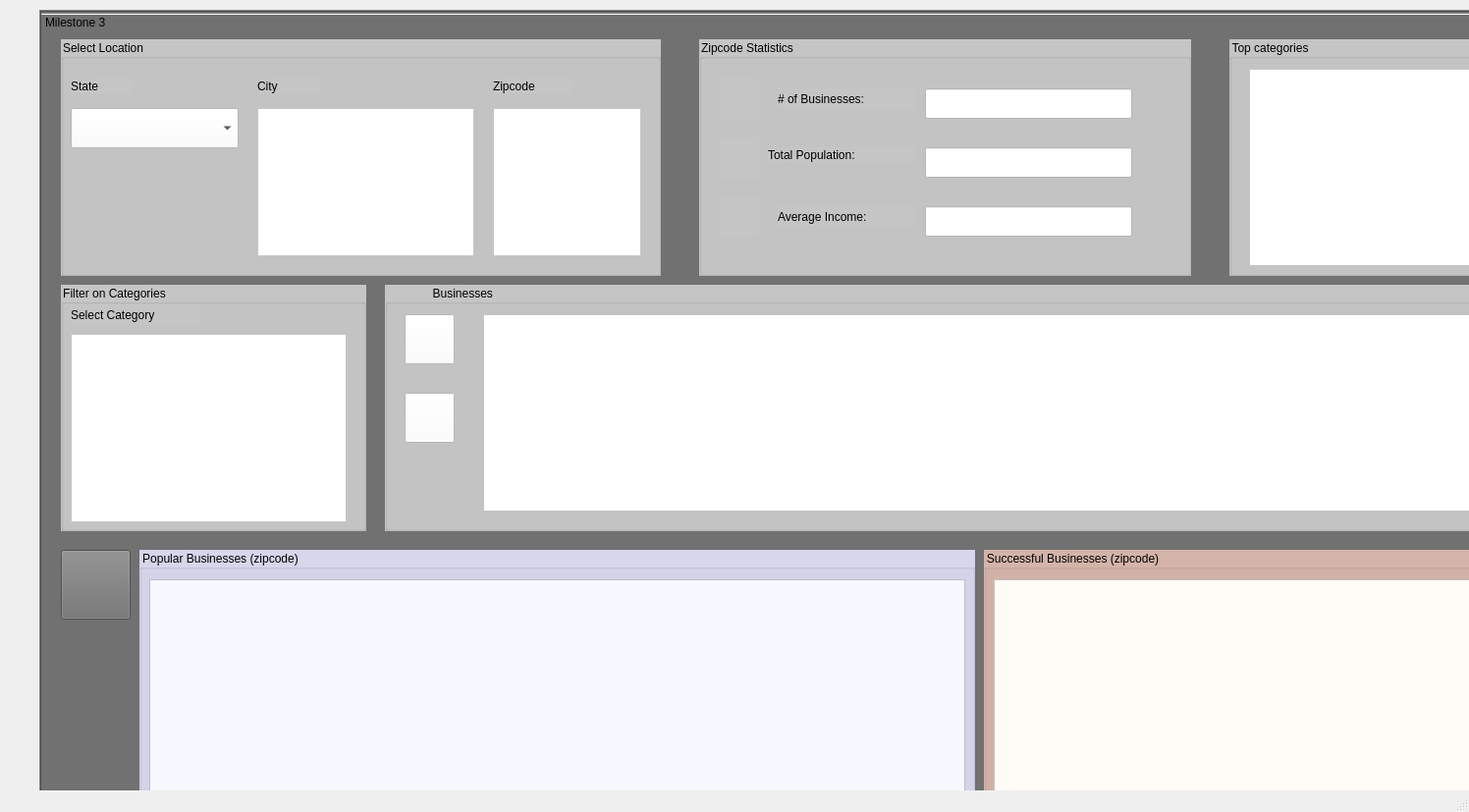
<?xml version="1.0" encoding="UTF-8"?>
<ui version="4.0">
 <class>MainWindow</class>
 <widget class="QMainWindow" name="MainWindow">
  <property name="geometry">
   <rect>
    <x>0</x>
    <y>0</y>
    <width>1496</width>
    <height>827</height>
   </rect>
  </property>
  <property name="windowTitle">
   <string>MainWindow</string>
  </property>
  <widget class="QWidget" name="centralwidget">
   <widget class="QToolBox" name="toolBox">
    <property name="geometry">
     <rect>
      <x>40</x>
      <y>10</y>
      <width>1731</width>
      <height>931</height>
     </rect>
    </property>
    <property name="styleSheet">
     <string notr="true">font: 63 12pt &quot;Lucida Sans&quot;;

background-color: rgb(112, 113, 112);
color: rgb(0, 0, 0);

</string>
    </property>
    <property name="frameShape">
     <enum>QFrame::Box</enum>
    </property>
    <property name="frameShadow">
     <enum>QFrame::Raised</enum>
    </property>
    <property name="currentIndex">
     <number>0</number>
    </property>
    <widget class="QWidget" name="page">
     <property name="geometry">
      <rect>
       <x>0</x>
       <y>0</y>
       <width>1727</width>
       <height>898</height>
      </rect>
     </property>
     <attribute name="label">
      <string>Milestone 3</string>
     </attribute>
     <widget class="QGroupBox" name="groupBox">
      <property name="geometry">
       <rect>
        <x>20</x>
        <y>0</y>
        <width>611</width>
        <height>241</height>
       </rect>
      </property>
      <property name="styleSheet">
       <string notr="true">font: 11pt &quot;Lucida Sans&quot;;
background-color: rgb(197, 197, 197);</string>
      </property>
      <property name="title">
       <string>Select Location</string>
      </property>
      <widget class="QComboBox" name="stateList">
       <property name="geometry">
        <rect>
         <x>10</x>
         <y>70</y>
         <width>171</width>
         <height>41</height>
        </rect>
       </property>
       <property name="cursor">
        <cursorShape>ArrowCursor</cursorShape>
       </property>
       <property name="styleSheet">
        <string notr="true">background-color: rgb(255, 255, 255);</string>
       </property>
      </widget>
      <widget class="QLabel" name="label_2">
       <property name="geometry">
        <rect>
         <x>200</x>
         <y>40</y>
         <width>64</width>
         <height>16</height>
        </rect>
       </property>
       <property name="styleSheet">
        <string notr="true">font: 10pt &quot;Lucida Sans&quot;;</string>
       </property>
       <property name="text">
        <string>City</string>
       </property>
      </widget>
      <widget class="QLabel" name="label_8">
       <property name="geometry">
        <rect>
         <x>10</x>
         <y>40</y>
         <width>64</width>
         <height>16</height>
        </rect>
       </property>
       <property name="styleSheet">
        <string notr="true">font: 10pt &quot;Lucida Sans&quot;;</string>
       </property>
       <property name="text">
        <string>State</string>
       </property>
      </widget>
      <widget class="QLabel" name="label_3">
       <property name="geometry">
        <rect>
         <x>440</x>
         <y>40</y>
         <width>81</width>
         <height>16</height>
        </rect>
       </property>
       <property name="styleSheet">
        <string notr="true">font: 10pt &quot;Lucida Sans&quot;;</string>
       </property>
       <property name="text">
        <string>Zipcode</string>
       </property>
      </widget>
      <widget class="QListWidget" name="cityList">
       <property name="geometry">
        <rect>
         <x>200</x>
         <y>70</y>
         <width>221</width>
         <height>151</height>
        </rect>
       </property>
       <property name="styleSheet">
        <string notr="true">background-color: rgb(255, 255, 255);</string>
       </property>
      </widget>
      <widget class="QListWidget" name="zipList">
       <property name="geometry">
        <rect>
         <x>440</x>
         <y>70</y>
         <width>151</width>
         <height>151</height>
        </rect>
       </property>
       <property name="styleSheet">
        <string notr="true">background-color: rgb(255, 255, 255);</string>
       </property>
      </widget>
     </widget>
     <widget class="QGroupBox" name="groupBox_2">
      <property name="geometry">
       <rect>
        <x>670</x>
        <y>0</y>
        <width>501</width>
        <height>241</height>
       </rect>
      </property>
      <property name="styleSheet">
       <string notr="true">font: 11pt &quot;Lucida Sans&quot;;
background-color: rgb(197, 197, 197);</string>
      </property>
      <property name="title">
       <string>Zipcode Statistics</string>
      </property>
      <widget class="QLabel" name="label_4">
       <property name="geometry">
        <rect>
         <x>80</x>
         <y>50</y>
         <width>141</width>
         <height>21</height>
        </rect>
       </property>
       <property name="styleSheet">
        <string notr="true">font: 10pt &quot;Lucida Sans&quot;;</string>
       </property>
       <property name="text">
        <string># of Businesses:</string>
       </property>
      </widget>
      <widget class="QLabel" name="label_5">
       <property name="geometry">
        <rect>
         <x>70</x>
         <y>110</y>
         <width>151</width>
         <height>16</height>
        </rect>
       </property>
       <property name="styleSheet">
        <string notr="true">font: 10pt &quot;Lucida Sans&quot;;</string>
       </property>
       <property name="text">
        <string>Total Population:</string>
       </property>
      </widget>
      <widget class="QLabel" name="label_6">
       <property name="geometry">
        <rect>
         <x>80</x>
         <y>170</y>
         <width>141</width>
         <height>21</height>
        </rect>
       </property>
       <property name="styleSheet">
        <string notr="true">font: 10pt &quot;Lucida Sans&quot;;</string>
       </property>
       <property name="text">
        <string>Average Income:</string>
       </property>
      </widget>
      <widget class="QLineEdit" name="businessesLine">
       <property name="geometry">
        <rect>
         <x>230</x>
         <y>50</y>
         <width>211</width>
         <height>31</height>
        </rect>
       </property>
       <property name="styleSheet">
        <string notr="true">background-color: rgb(255, 255, 255);</string>
       </property>
       <property name="readOnly">
        <bool>true</bool>
       </property>
       <property name="clearButtonEnabled">
        <bool>false</bool>
       </property>
      </widget>
      <widget class="QLineEdit" name="populationLine">
       <property name="geometry">
        <rect>
         <x>230</x>
         <y>110</y>
         <width>211</width>
         <height>31</height>
        </rect>
       </property>
       <property name="styleSheet">
        <string notr="true">background-color: rgb(255, 255, 255);</string>
       </property>
       <property name="readOnly">
        <bool>true</bool>
       </property>
      </widget>
      <widget class="QLineEdit" name="incomeLine">
       <property name="geometry">
        <rect>
         <x>230</x>
         <y>170</y>
         <width>211</width>
         <height>31</height>
        </rect>
       </property>
       <property name="styleSheet">
        <string notr="true">background-color: rgb(255, 255, 255);</string>
       </property>
       <property name="readOnly">
        <bool>true</bool>
       </property>
      </widget>
      <widget class="QLabel" name="totalBSlabel">
       <property name="geometry">
        <rect>
         <x>20</x>
         <y>40</y>
         <width>41</width>
         <height>41</height>
        </rect>
       </property>
       <property name="styleSheet">
        <string notr="true">border-image:url(&quot;/Users/namjunlee/Documents/GitHub/DatabaseSystem/Project/NamJunLee_milestone3/picture/stat.jpg&quot;);</string>
       </property>
       <property name="text">
        <string/>
       </property>
       <property name="textFormat">
        <enum>Qt::AutoText</enum>
       </property>
       <property name="pixmap">
        <pixmap>../picture/stat.png</pixmap>
       </property>
       <property name="scaledContents">
        <bool>true</bool>
       </property>
      </widget>
      <widget class="QLabel" name="totalPPlabel">
       <property name="geometry">
        <rect>
         <x>20</x>
         <y>100</y>
         <width>41</width>
         <height>41</height>
        </rect>
       </property>
       <property name="styleSheet">
        <string notr="true">border-image:url(&quot;C://Users//namej//Desktop//NamJunLee_milestone3//picture//population.jpg&quot;);</string>
       </property>
       <property name="text">
        <string/>
       </property>
       <property name="pixmap">
        <pixmap>../picture/population.png</pixmap>
       </property>
       <property name="scaledContents">
        <bool>true</bool>
       </property>
      </widget>
      <widget class="QLabel" name="avgLabel">
       <property name="geometry">
        <rect>
         <x>20</x>
         <y>160</y>
         <width>41</width>
         <height>41</height>
        </rect>
       </property>
       <property name="styleSheet">
        <string notr="true">border-image:url(&quot;C://Users//namej//Desktop//NamJunLee_milestone3//picture//income.png&quot;);</string>
       </property>
       <property name="text">
        <string/>
       </property>
       <property name="pixmap">
        <pixmap>../picture/income.png</pixmap>
       </property>
       <property name="scaledContents">
        <bool>true</bool>
       </property>
      </widget>
     </widget>
     <widget class="QGroupBox" name="groupBox_3">
      <property name="geometry">
       <rect>
        <x>1210</x>
        <y>0</y>
        <width>491</width>
        <height>241</height>
       </rect>
      </property>
      <property name="styleSheet">
       <string notr="true">font: 11pt &quot;Lucida Sans&quot;;
background-color: rgb(197, 197, 197);</string>
      </property>
      <property name="title">
       <string>Top categories</string>
      </property>
      <widget class="QTableWidget" name="categoriesTable">
       <property name="geometry">
        <rect>
         <x>20</x>
         <y>30</y>
         <width>451</width>
         <height>201</height>
        </rect>
       </property>
       <property name="styleSheet">
        <string notr="true">background-color: rgb(255, 255, 255);</string>
       </property>
      </widget>
     </widget>
     <widget class="QGroupBox" name="groupBox_4">
      <property name="geometry">
       <rect>
        <x>20</x>
        <y>250</y>
        <width>311</width>
        <height>251</height>
       </rect>
      </property>
      <property name="styleSheet">
       <string notr="true">font: 11pt &quot;Lucida Sans&quot;;
background-color: rgb(197, 197, 197);</string>
      </property>
      <property name="title">
       <string>Filter on Categories</string>
      </property>
      <widget class="QLabel" name="label_7">
       <property name="geometry">
        <rect>
         <x>10</x>
         <y>20</y>
         <width>131</width>
         <height>21</height>
        </rect>
       </property>
       <property name="styleSheet">
        <string notr="true">font: 10pt &quot;Lucida Sans&quot;;</string>
       </property>
       <property name="text">
        <string>Select Category</string>
       </property>
      </widget>
      <widget class="QListWidget" name="categoriesList">
       <property name="geometry">
        <rect>
         <x>10</x>
         <y>50</y>
         <width>281</width>
         <height>192</height>
        </rect>
       </property>
       <property name="styleSheet">
        <string notr="true">background-color: rgb(255, 255, 255);</string>
       </property>
      </widget>
     </widget>
     <widget class="QGroupBox" name="groupBox_5">
      <property name="geometry">
       <rect>
        <x>350</x>
        <y>250</y>
        <width>1351</width>
        <height>251</height>
       </rect>
      </property>
      <property name="layoutDirection">
       <enum>Qt::LeftToRight</enum>
      </property>
      <property name="styleSheet">
       <string notr="true">font: 11pt &quot;Lucida Sans&quot;;
background-color: rgb(197, 197, 197);
</string>
      </property>
      <property name="title">
       <string>              Businesses</string>
      </property>
      <widget class="QTableWidget" name="businessTable">
       <property name="geometry">
        <rect>
         <x>100</x>
         <y>30</y>
         <width>1231</width>
         <height>201</height>
        </rect>
       </property>
       <property name="styleSheet">
        <string notr="true">background-color: rgb(255, 255, 255);</string>
       </property>
      </widget>
      <widget class="QPushButton" name="searchButton">
       <property name="geometry">
        <rect>
         <x>20</x>
         <y>30</y>
         <width>51</width>
         <height>51</height>
        </rect>
       </property>
       <property name="styleSheet">
        <string notr="true">background-color: rgb(255, 255, 255);</string>
       </property>
       <property name="text">
        <string/>
       </property>
       <property name="icon">
        <iconset>
         <normalon>../picture/search.png</normalon>
        </iconset>
       </property>
       <property name="iconSize">
        <size>
         <width>41</width>
         <height>41</height>
        </size>
       </property>
      </widget>
      <widget class="QPushButton" name="clearButton">
       <property name="geometry">
        <rect>
         <x>20</x>
         <y>110</y>
         <width>51</width>
         <height>51</height>
        </rect>
       </property>
       <property name="styleSheet">
        <string notr="true">border-image:url(&quot;C://Users//namej//Desktop//NamJunLee_milestone3//picture//clean.png&quot;);
background-color: rgb(255, 255, 255);
</string>
       </property>
       <property name="text">
        <string/>
       </property>
       <property name="icon">
        <iconset>
         <normalon>../picture/clean.png</normalon>
        </iconset>
       </property>
       <property name="iconSize">
        <size>
         <width>51</width>
         <height>51</height>
        </size>
       </property>
      </widget>
     </widget>
     <widget class="QGroupBox" name="groupBox_6">
      <property name="geometry">
       <rect>
        <x>100</x>
        <y>520</y>
        <width>851</width>
        <height>341</height>
       </rect>
      </property>
      <property name="styleSheet">
       <string notr="true">font: 11pt &quot;Lucida Sans&quot;;
background-color: rgb(214, 214, 236);</string>
      </property>
      <property name="title">
       <string>Popular Businesses (zipcode)</string>
      </property>
      <widget class="QTableWidget" name="popularTable">
       <property name="geometry">
        <rect>
         <x>10</x>
         <y>30</y>
         <width>831</width>
         <height>291</height>
        </rect>
       </property>
       <property name="styleSheet">
        <string notr="true">background-color: rgb(246, 247, 255);</string>
       </property>
      </widget>
     </widget>
     <widget class="QGroupBox" name="groupBox_7">
      <property name="geometry">
       <rect>
        <x>960</x>
        <y>520</y>
        <width>741</width>
        <height>341</height>
       </rect>
      </property>
      <property name="styleSheet">
       <string notr="true">font: 11pt &quot;Lucida Sans&quot;;
background-color: rgb(212, 180, 169);</string>
      </property>
      <property name="title">
       <string>Successful Businesses (zipcode)</string>
      </property>
      <widget class="QTableWidget" name="successfulTable">
       <property name="geometry">
        <rect>
         <x>10</x>
         <y>30</y>
         <width>721</width>
         <height>291</height>
        </rect>
       </property>
       <property name="styleSheet">
        <string notr="true">background-color: rgb(255, 251, 247);</string>
       </property>
      </widget>
     </widget>
     <widget class="QPushButton" name="refreshButton">
      <property name="geometry">
       <rect>
        <x>20</x>
        <y>520</y>
        <width>71</width>
        <height>71</height>
       </rect>
      </property>
      <property name="styleSheet">
       <string notr="true">border-image:url(&quot;C://Users//namej//Desktop//NamJunLee_milestone3//picture//refresh.png&quot;);</string>
      </property>
      <property name="text">
       <string/>
      </property>
      <property name="icon">
       <iconset>
        <normalon>../picture/refresh.png</normalon>
       </iconset>
      </property>
      <property name="iconSize">
       <size>
        <width>71</width>
        <height>71</height>
       </size>
      </property>
     </widget>
    </widget>
   </widget>
  </widget>
  <widget class="QMenuBar" name="menubar">
   <property name="geometry">
    <rect>
     <x>0</x>
     <y>0</y>
     <width>1496</width>
     <height>21</height>
    </rect>
   </property>
  </widget>
  <widget class="QStatusBar" name="statusbar"/>
 </widget>
 <resources/>
 <connections/>
</ui>
